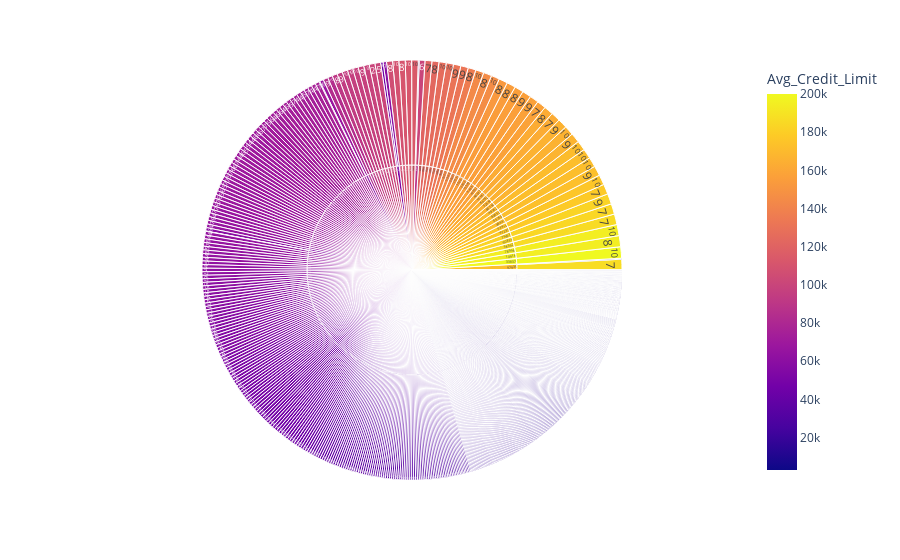

The cell this chart's notebook holds for it:
### Code cell
import pandas as pd
import plotly.express as px

# Sample dataframe
"""
data = {
    'Sl_No': [1, 2, 3, 4, 5],
    'Customer Key': [101, 102, 103, 104, 105],
    'Avg_Credit_Limit': [5000, 6000, 7000, 8000, 9000],
    'Total_Credit_Cards': [2, 3, 4, 2, 3],
    'Total_visits_bank': [5, 3, 6, 2, 4],
    'Total_visits_online': [7, 8, 5, 6, 7],
    'Total_calls_made': [4, 5, 6, 3, 2]
}
"""
#df = pd.DataFrame(data)

# Creating the sunburst chart
fig = px.sunburst(
    df,
    path=['Customer Key', 'Total_Credit_Cards'],
    values='Avg_Credit_Limit',
    color='Avg_Credit_Limit',
    hover_data=['Total_visits_bank', 'Total_visits_online', 'Total_calls_made']
)

fig.show()

### Figure 1 — Plotly figure (JSON) as saved in the notebook; plotly's stock layout.template omitted (floating-point values rounded to 4 significant figures; data arrays with more than 128 entries replaced by an {"elided": "..."} marker saying what was removed)
{"data": [{"branchvalues": "total", "customdata": {"elided": "1315x4 mixed values"}, "domain": {"x": [0, 1], "y": [0, 1]}, "hovertemplate": "labels=%{label}<br>Avg_Credit_Limit_sum=%{value}<br>parent=%{parent}<br>id=%{id}<br>Total_visits_bank=%{customdata[0]}<br>Total_visits_online=%{customdata[1]}<br>Total_calls_made=%{customdata[2]}<br>Avg_Credit_Limit=%{color}<extra></extra>", "ids": {"elided": "1315 str values"}, "labels": {"elided": "1315 str values"}, "marker": {"coloraxis": "coloraxis", "colors": {"elided": "1315 float values"}}, "name": "", "parents": {"elided": "1315 str values"}, "type": "sunburst", "values": {"elided": "1315 int values"}}], "layout": {"autosize": true, "coloraxis": {"colorbar": {"title": {"text": "Avg_Credit_Limit"}}, "colorscale": [[0, "#0d0887"], [0.1111, "#46039f"], [0.2222, "#7201a8"], [0.3333, "#9c179e"], [0.4444, "#bd3786"], [0.5556, "#d8576b"], [0.6667, "#ed7953"], [0.7778, "#fb9f3a"], [0.8889, "#fdca26"], [1, "#f0f921"]]}, "legend": {"tracegroupgap": 0}, "margin": {"t": 60}}}
